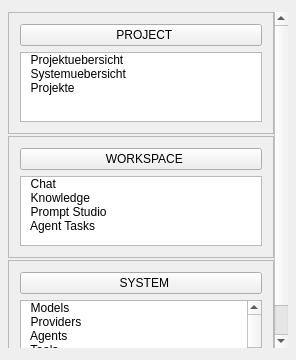
<?xml version="1.0" encoding="UTF-8"?>
<ui version="4.0">
 <class>NavigationSidebar</class>
 <widget class="QWidget" name="NavigationSidebar">
  <property name="minimumSize">
   <size>
    <width>240</width>
    <height>0</height>
   </size>
  </property>
  <layout class="QVBoxLayout" name="mainLayout">
   <property name="leftMargin">
    <number>8</number>
   </property>
   <property name="topMargin">
    <number>12</number>
   </property>
   <property name="rightMargin">
    <number>8</number>
   </property>
   <property name="bottomMargin">
    <number>12</number>
   </property>
   <property name="spacing">
    <number>4</number>
   </property>
   <item>
    <widget class="QScrollArea" name="scrollArea">
     <property name="widgetResizable">
      <bool>true</bool>
     </property>
     <property name="frameShape">
      <enum>QFrame::Shape::NoFrame</enum>
     </property>
     <property name="horizontalScrollBarPolicy">
      <enum>Qt::ScrollBarPolicy::ScrollBarAlwaysOff</enum>
     </property>
     <widget class="QWidget" name="scrollContent">
      <layout class="QVBoxLayout" name="sectionsLayout">
       <property name="leftMargin">
        <number>0</number>
       </property>
       <property name="topMargin">
        <number>0</number>
       </property>
       <property name="rightMargin">
        <number>0</number>
       </property>
       <property name="bottomMargin">
        <number>0</number>
       </property>
       <property name="spacing">
        <number>2</number>
       </property>
       <item>
        <widget class="QFrame" name="sectionProject">
         <property name="frameShape">
          <enum>QFrame::Shape::StyledPanel</enum>
         </property>
         <layout class="QVBoxLayout" name="sectionProjectLayout">
          <item>
           <widget class="QPushButton" name="sectionProjectHeader">
            <property name="text">
             <string>  PROJECT</string>
            </property>
           </widget>
          </item>
          <item>
           <widget class="QListWidget" name="sectionProjectList">
            <item>
             <property name="text">
              <string>  Projektuebersicht</string>
             </property>
            </item>
            <item>
             <property name="text">
              <string>  Systemuebersicht</string>
             </property>
            </item>
            <item>
             <property name="text">
              <string>  Projekte</string>
             </property>
            </item>
           </widget>
          </item>
         </layout>
        </widget>
       </item>
       <item>
        <widget class="QFrame" name="sectionWorkspace">
         <property name="frameShape">
          <enum>QFrame::Shape::StyledPanel</enum>
         </property>
         <layout class="QVBoxLayout" name="sectionWorkspaceLayout">
          <item>
           <widget class="QPushButton" name="sectionWorkspaceHeader">
            <property name="text">
             <string>  WORKSPACE</string>
            </property>
           </widget>
          </item>
          <item>
           <widget class="QListWidget" name="sectionWorkspaceList">
            <item>
             <property name="text">
              <string>  Chat</string>
             </property>
            </item>
            <item>
             <property name="text">
              <string>  Knowledge</string>
             </property>
            </item>
            <item>
             <property name="text">
              <string>  Prompt Studio</string>
             </property>
            </item>
            <item>
             <property name="text">
              <string>  Agent Tasks</string>
             </property>
            </item>
           </widget>
          </item>
         </layout>
        </widget>
       </item>
       <item>
        <widget class="QFrame" name="sectionSystem">
         <property name="frameShape">
          <enum>QFrame::Shape::StyledPanel</enum>
         </property>
         <layout class="QVBoxLayout" name="sectionSystemLayout">
          <item>
           <widget class="QPushButton" name="sectionSystemHeader">
            <property name="text">
             <string>  SYSTEM</string>
            </property>
           </widget>
          </item>
          <item>
           <widget class="QListWidget" name="sectionSystemList">
            <item>
             <property name="text">
              <string>  Models</string>
             </property>
            </item>
            <item>
             <property name="text">
              <string>  Providers</string>
             </property>
            </item>
            <item>
             <property name="text">
              <string>  Agents</string>
             </property>
            </item>
            <item>
             <property name="text">
              <string>  Tools</string>
             </property>
            </item>
            <item>
             <property name="text">
              <string>  Data Stores</string>
             </property>
            </item>
           </widget>
          </item>
         </layout>
        </widget>
       </item>
       <item>
        <spacer name="bottomSpacer">
         <property name="orientation">
          <enum>Qt::Orientation::Vertical</enum>
         </property>
         <property name="sizeHint" stdset="0">
          <size>
           <width>20</width>
           <height>40</height>
          </size>
         </property>
        </spacer>
       </item>
      </layout>
     </widget>
    </widget>
   </item>
  </layout>
 </widget>
 <layoutdefault spacing="6" margin="11"/>
 <resources/>
 <connections/>
</ui>
